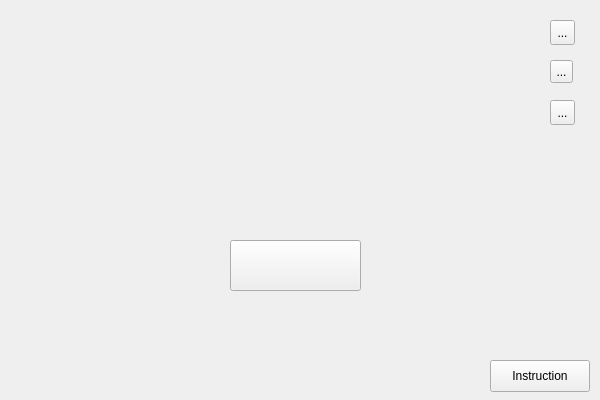
<?xml version="1.0" encoding="UTF-8"?>
<ui version="4.0">
 <class>MainWindow</class>
 <widget class="QMainWindow" name="MainWindow">
  <property name="geometry">
   <rect>
    <x>0</x>
    <y>0</y>
    <width>600</width>
    <height>400</height>
   </rect>
  </property>
  <property name="windowTitle">
   <string>MainWindow</string>
  </property>
  <widget class="QWidget" name="centralwidget">
   <widget class="QPushButton" name="start">
    <property name="geometry">
     <rect>
      <x>230</x>
      <y>240</y>
      <width>131</width>
      <height>51</height>
     </rect>
    </property>
    <property name="text">
     <string/>
    </property>
   </widget>
   <widget class="QLabel" name="title">
    <property name="geometry">
     <rect>
      <x>195</x>
      <y>110</y>
      <width>221</width>
      <height>71</height>
     </rect>
    </property>
    <property name="text">
     <string/>
    </property>
   </widget>
   <widget class="QPushButton" name="instructioin">
    <property name="geometry">
     <rect>
      <x>490</x>
      <y>360</y>
      <width>100</width>
      <height>32</height>
     </rect>
    </property>
    <property name="text">
     <string>Instruction</string>
    </property>
   </widget>
   <widget class="QToolButton" name="sound">
    <property name="geometry">
     <rect>
      <x>550</x>
      <y>20</y>
      <width>25</width>
      <height>25</height>
     </rect>
    </property>
    <property name="text">
     <string>...</string>
    </property>
   </widget>
   <widget class="QToolButton" name="music">
    <property name="geometry">
     <rect>
      <x>550</x>
      <y>60</y>
      <width>23</width>
      <height>23</height>
     </rect>
    </property>
    <property name="text">
     <string>...</string>
    </property>
   </widget>
   <widget class="QToolButton" name="mode">
    <property name="geometry">
     <rect>
      <x>550</x>
      <y>100</y>
      <width>25</width>
      <height>25</height>
     </rect>
    </property>
    <property name="text">
     <string>...</string>
    </property>
   </widget>
  </widget>
 </widget>
 <resources/>
 <connections/>
</ui>
